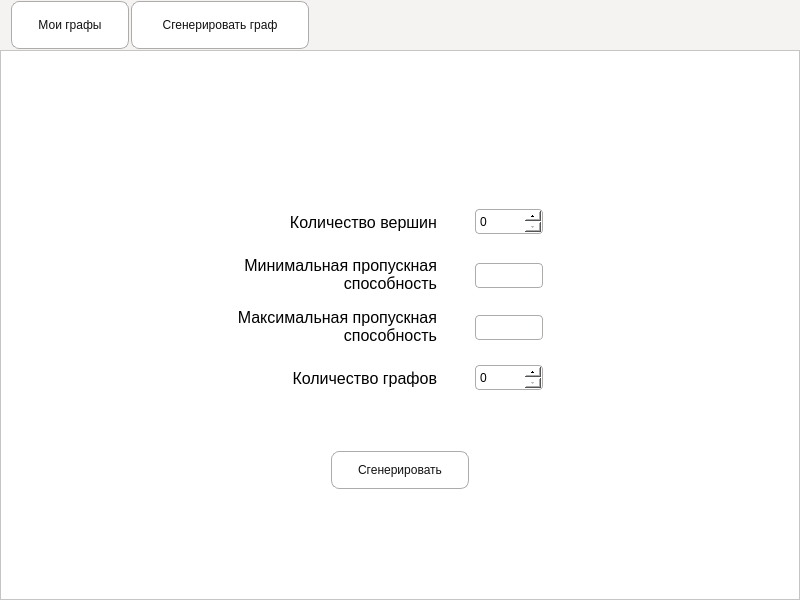
<?xml version="1.0" encoding="UTF-8"?>
<ui version="4.0">
 <class>main_window</class>
 <widget class="QWidget" name="main_window">
  <property name="geometry">
   <rect>
    <x>0</x>
    <y>0</y>
    <width>800</width>
    <height>600</height>
   </rect>
  </property>
  <property name="minimumSize">
   <size>
    <width>800</width>
    <height>600</height>
   </size>
  </property>
  <property name="maximumSize">
   <size>
    <width>800</width>
    <height>600</height>
   </size>
  </property>
  <property name="windowTitle">
   <string>Генерация графов</string>
  </property>
  <property name="styleSheet">
   <string notr="true">QMainWindow{
	background-color: rgb(245, 242, 242);
}

QWidget{
	background-color: rgb(245, 242, 242)
}

QFrame{
	border-color: rgb(245, 242, 242);
background-color: rgb(255, 255, 255);
}

QTableWidget{
	border: none
}

QPushButton{
	color: rgb(17,17,17);
	border-width: 1px;
	border-radius: 8px;
	border-color: rgb(174, 171, 171);
	border-style: solid;
	background-color: rgb(255, 255, 255);
	margin: 1px;
	padding: 4px;
}

QPushButton:hover{
	color: rgb(17,17,17);
	border-width: 1px;
	border-radius: 8px;
	border-color: rgb(174, 171, 171);
	border-style: solid;
	background-color: rgb(249, 247, 247);
	margin: 1px;
	padding: 2px;
}

QLineEdit{
	border-width: 1px;
	border-radius: 4px;
	border-style: solid;
	border-color: rgb(174, 171, 171);
	margin: 1px;
	padding: 2px;
	background-color: rgb(255, 255, 255);
}


QTextEdit{
	border-width: 1px;
	border-radius: 4px;
	border-style: solid;
	border-color: rgb(174, 171, 171);
	margin: 1px;
	padding: 2px;
	background-color: rgb(255, 255, 255);
}


QSpinBox{
	border-width: 1px;
	border-radius: 4px;
	border-style: solid;
	border-color: rgb(174, 171, 171);
	margin: 1px;
	padding: 2px;
	background-color: rgb(255, 255, 255);
}

QSpinBox::up-button, QSpinBox::down-button { 
	width: 16px; 
}

</string>
  </property>
  <widget class="QPushButton" name="my_folders_btn">
   <property name="geometry">
    <rect>
     <x>10</x>
     <y>0</y>
     <width>120</width>
     <height>50</height>
    </rect>
   </property>
   <property name="minimumSize">
    <size>
     <width>120</width>
     <height>50</height>
    </size>
   </property>
   <property name="maximumSize">
    <size>
     <width>120</width>
     <height>50</height>
    </size>
   </property>
   <property name="text">
    <string>Мои графы</string>
   </property>
  </widget>
  <widget class="QPushButton" name="generation_btn">
   <property name="geometry">
    <rect>
     <x>130</x>
     <y>0</y>
     <width>180</width>
     <height>50</height>
    </rect>
   </property>
   <property name="minimumSize">
    <size>
     <width>180</width>
     <height>50</height>
    </size>
   </property>
   <property name="maximumSize">
    <size>
     <width>180</width>
     <height>50</height>
    </size>
   </property>
   <property name="text">
    <string>Сгенерировать граф</string>
   </property>
  </widget>
  <widget class="QFrame" name="my_folders_frame">
   <property name="geometry">
    <rect>
     <x>0</x>
     <y>50</y>
     <width>800</width>
     <height>550</height>
    </rect>
   </property>
   <property name="styleSheet">
    <string notr="true"/>
   </property>
   <property name="frameShape">
    <enum>QFrame::StyledPanel</enum>
   </property>
   <property name="frameShadow">
    <enum>QFrame::Raised</enum>
   </property>
   <widget class="QPushButton" name="create_folder_btn">
    <property name="geometry">
     <rect>
      <x>600</x>
      <y>30</y>
      <width>140</width>
      <height>40</height>
     </rect>
    </property>
    <property name="styleSheet">
     <string notr="true"/>
    </property>
    <property name="text">
     <string>Создать папку</string>
    </property>
   </widget>
   <widget class="QTableWidget" name="tableWidget">
    <property name="geometry">
     <rect>
      <x>30</x>
      <y>90</y>
      <width>740</width>
      <height>430</height>
     </rect>
    </property>
    <property name="minimumSize">
     <size>
      <width>740</width>
      <height>420</height>
     </size>
    </property>
    <property name="maximumSize">
     <size>
      <width>740</width>
      <height>450</height>
     </size>
    </property>
    <property name="verticalScrollMode">
     <enum>QAbstractItemView::ScrollPerPixel</enum>
    </property>
    <property name="horizontalScrollMode">
     <enum>QAbstractItemView::ScrollPerPixel</enum>
    </property>
    <property name="showGrid">
     <bool>true</bool>
    </property>
    <property name="gridStyle">
     <enum>Qt::DotLine</enum>
    </property>
    <property name="rowCount">
     <number>1</number>
    </property>
    <property name="columnCount">
     <number>4</number>
    </property>
    <attribute name="horizontalHeaderVisible">
     <bool>false</bool>
    </attribute>
    <attribute name="horizontalHeaderCascadingSectionResizes">
     <bool>false</bool>
    </attribute>
    <attribute name="horizontalHeaderDefaultSectionSize">
     <number>180</number>
    </attribute>
    <attribute name="horizontalHeaderHighlightSections">
     <bool>false</bool>
    </attribute>
    <attribute name="horizontalHeaderMinimumSectionSize">
     <number>180</number>
    </attribute>
    <attribute name="verticalHeaderVisible">
     <bool>false</bool>
    </attribute>
    <attribute name="verticalHeaderDefaultSectionSize">
     <number>180</number>
    </attribute>
    <attribute name="verticalHeaderHighlightSections">
     <bool>false</bool>
    </attribute>
    <attribute name="verticalHeaderMinimumSectionSize">
     <number>180</number>
    </attribute>
    <row/>
    <column/>
    <column/>
    <column/>
    <column/>
   </widget>
  </widget>
  <widget class="QFrame" name="generation_frame">
   <property name="geometry">
    <rect>
     <x>0</x>
     <y>50</y>
     <width>800</width>
     <height>550</height>
    </rect>
   </property>
   <property name="styleSheet">
    <string notr="true">background-color: rgb(255, 255, 255);</string>
   </property>
   <property name="frameShape">
    <enum>QFrame::StyledPanel</enum>
   </property>
   <property name="frameShadow">
    <enum>QFrame::Raised</enum>
   </property>
   <widget class="QWidget" name="gridLayoutWidget">
    <property name="geometry">
     <rect>
      <x>180</x>
      <y>140</y>
      <width>401</width>
      <height>221</height>
     </rect>
    </property>
    <layout class="QGridLayout" name="gridLayout" rowstretch="0,0,0,0">
     <property name="sizeConstraint">
      <enum>QLayout::SetNoConstraint</enum>
     </property>
     <property name="spacing">
      <number>0</number>
     </property>
     <item row="0" column="0">
      <widget class="QLabel" name="label_nodes_num">
       <property name="sizePolicy">
        <sizepolicy hsizetype="Fixed" vsizetype="Fixed">
         <horstretch>0</horstretch>
         <verstretch>0</verstretch>
        </sizepolicy>
       </property>
       <property name="minimumSize">
        <size>
         <width>220</width>
         <height>40</height>
        </size>
       </property>
       <property name="maximumSize">
        <size>
         <width>220</width>
         <height>40</height>
        </size>
       </property>
       <property name="font">
        <font>
         <family>MS Shell Dlg 2</family>
         <pointsize>12</pointsize>
        </font>
       </property>
       <property name="layoutDirection">
        <enum>Qt::LeftToRight</enum>
       </property>
       <property name="text">
        <string>Количество вершин</string>
       </property>
       <property name="alignment">
        <set>Qt::AlignRight|Qt::AlignTrailing|Qt::AlignVCenter</set>
       </property>
       <property name="wordWrap">
        <bool>true</bool>
       </property>
       <property name="margin">
        <number>3</number>
       </property>
      </widget>
     </item>
     <item row="3" column="1">
      <widget class="QSpinBox" name="graph_num">
       <property name="sizePolicy">
        <sizepolicy hsizetype="Fixed" vsizetype="Fixed">
         <horstretch>0</horstretch>
         <verstretch>0</verstretch>
        </sizepolicy>
       </property>
       <property name="minimumSize">
        <size>
         <width>70</width>
         <height>27</height>
        </size>
       </property>
      </widget>
     </item>
     <item row="1" column="0">
      <widget class="QLabel" name="label_min_troughput">
       <property name="sizePolicy">
        <sizepolicy hsizetype="Fixed" vsizetype="Fixed">
         <horstretch>0</horstretch>
         <verstretch>0</verstretch>
        </sizepolicy>
       </property>
       <property name="minimumSize">
        <size>
         <width>220</width>
         <height>40</height>
        </size>
       </property>
       <property name="maximumSize">
        <size>
         <width>220</width>
         <height>40</height>
        </size>
       </property>
       <property name="font">
        <font>
         <family>MS Shell Dlg 2</family>
         <pointsize>12</pointsize>
        </font>
       </property>
       <property name="layoutDirection">
        <enum>Qt::LeftToRight</enum>
       </property>
       <property name="text">
        <string>Минимальная пропускная способность</string>
       </property>
       <property name="alignment">
        <set>Qt::AlignRight|Qt::AlignTrailing|Qt::AlignVCenter</set>
       </property>
       <property name="wordWrap">
        <bool>true</bool>
       </property>
       <property name="margin">
        <number>3</number>
       </property>
      </widget>
     </item>
     <item row="3" column="0">
      <widget class="QLabel" name="label_graph_num">
       <property name="sizePolicy">
        <sizepolicy hsizetype="Fixed" vsizetype="Fixed">
         <horstretch>0</horstretch>
         <verstretch>0</verstretch>
        </sizepolicy>
       </property>
       <property name="minimumSize">
        <size>
         <width>220</width>
         <height>40</height>
        </size>
       </property>
       <property name="maximumSize">
        <size>
         <width>220</width>
         <height>40</height>
        </size>
       </property>
       <property name="font">
        <font>
         <family>MS Shell Dlg 2</family>
         <pointsize>12</pointsize>
        </font>
       </property>
       <property name="layoutDirection">
        <enum>Qt::LeftToRight</enum>
       </property>
       <property name="text">
        <string>Количество графов</string>
       </property>
       <property name="alignment">
        <set>Qt::AlignRight|Qt::AlignTrailing|Qt::AlignVCenter</set>
       </property>
       <property name="wordWrap">
        <bool>true</bool>
       </property>
       <property name="margin">
        <number>3</number>
       </property>
      </widget>
     </item>
     <item row="0" column="1">
      <widget class="QSpinBox" name="nodes_num">
       <property name="sizePolicy">
        <sizepolicy hsizetype="Fixed" vsizetype="Fixed">
         <horstretch>0</horstretch>
         <verstretch>0</verstretch>
        </sizepolicy>
       </property>
       <property name="minimumSize">
        <size>
         <width>70</width>
         <height>27</height>
        </size>
       </property>
      </widget>
     </item>
     <item row="2" column="0">
      <widget class="QLabel" name="label_max_throughput">
       <property name="sizePolicy">
        <sizepolicy hsizetype="Fixed" vsizetype="Fixed">
         <horstretch>0</horstretch>
         <verstretch>0</verstretch>
        </sizepolicy>
       </property>
       <property name="minimumSize">
        <size>
         <width>220</width>
         <height>40</height>
        </size>
       </property>
       <property name="maximumSize">
        <size>
         <width>220</width>
         <height>40</height>
        </size>
       </property>
       <property name="font">
        <font>
         <family>MS Shell Dlg 2</family>
         <pointsize>12</pointsize>
        </font>
       </property>
       <property name="layoutDirection">
        <enum>Qt::LeftToRight</enum>
       </property>
       <property name="text">
        <string>Максимальная пропускная способность</string>
       </property>
       <property name="alignment">
        <set>Qt::AlignRight|Qt::AlignTrailing|Qt::AlignVCenter</set>
       </property>
       <property name="wordWrap">
        <bool>true</bool>
       </property>
       <property name="margin">
        <number>3</number>
       </property>
      </widget>
     </item>
     <item row="1" column="1">
      <widget class="QLineEdit" name="min_troughput">
       <property name="sizePolicy">
        <sizepolicy hsizetype="Fixed" vsizetype="Fixed">
         <horstretch>0</horstretch>
         <verstretch>0</verstretch>
        </sizepolicy>
       </property>
       <property name="minimumSize">
        <size>
         <width>70</width>
         <height>27</height>
        </size>
       </property>
       <property name="maximumSize">
        <size>
         <width>60</width>
         <height>23</height>
        </size>
       </property>
      </widget>
     </item>
     <item row="2" column="1">
      <widget class="QLineEdit" name="max_troughput">
       <property name="sizePolicy">
        <sizepolicy hsizetype="Fixed" vsizetype="Fixed">
         <horstretch>0</horstretch>
         <verstretch>0</verstretch>
        </sizepolicy>
       </property>
       <property name="minimumSize">
        <size>
         <width>70</width>
         <height>27</height>
        </size>
       </property>
       <property name="maximumSize">
        <size>
         <width>60</width>
         <height>23</height>
        </size>
       </property>
      </widget>
     </item>
    </layout>
   </widget>
   <widget class="QPushButton" name="generate_graph_btn">
    <property name="geometry">
     <rect>
      <x>330</x>
      <y>400</y>
      <width>140</width>
      <height>40</height>
     </rect>
    </property>
    <property name="minimumSize">
     <size>
      <width>100</width>
      <height>20</height>
     </size>
    </property>
    <property name="maximumSize">
     <size>
      <width>180</width>
      <height>50</height>
     </size>
    </property>
    <property name="text">
     <string>Сгенерировать</string>
    </property>
   </widget>
  </widget>
  <widget class="QFrame" name="graph_frame">
   <property name="geometry">
    <rect>
     <x>0</x>
     <y>50</y>
     <width>800</width>
     <height>550</height>
    </rect>
   </property>
   <property name="frameShape">
    <enum>QFrame::StyledPanel</enum>
   </property>
   <property name="frameShadow">
    <enum>QFrame::Raised</enum>
   </property>
   <widget class="QTextEdit" name="textEdit">
    <property name="geometry">
     <rect>
      <x>480</x>
      <y>50</y>
      <width>300</width>
      <height>300</height>
     </rect>
    </property>
   </widget>
   <widget class="QTableWidget" name="tableWidget_2">
    <property name="enabled">
     <bool>true</bool>
    </property>
    <property name="geometry">
     <rect>
      <x>20</x>
      <y>50</y>
      <width>450</width>
      <height>450</height>
     </rect>
    </property>
    <property name="maximumSize">
     <size>
      <width>450</width>
      <height>450</height>
     </size>
    </property>
    <property name="font">
     <font>
      <pointsize>8</pointsize>
     </font>
    </property>
    <property name="frameShape">
     <enum>QFrame::HLine</enum>
    </property>
    <property name="frameShadow">
     <enum>QFrame::Plain</enum>
    </property>
    <property name="selectionMode">
     <enum>QAbstractItemView::ExtendedSelection</enum>
    </property>
    <property name="verticalScrollMode">
     <enum>QAbstractItemView::ScrollPerPixel</enum>
    </property>
    <property name="horizontalScrollMode">
     <enum>QAbstractItemView::ScrollPerPixel</enum>
    </property>
    <property name="gridStyle">
     <enum>Qt::SolidLine</enum>
    </property>
    <property name="wordWrap">
     <bool>true</bool>
    </property>
    <property name="cornerButtonEnabled">
     <bool>true</bool>
    </property>
    <property name="rowCount">
     <number>13</number>
    </property>
    <property name="columnCount">
     <number>13</number>
    </property>
    <attribute name="horizontalHeaderVisible">
     <bool>true</bool>
    </attribute>
    <attribute name="horizontalHeaderCascadingSectionResizes">
     <bool>false</bool>
    </attribute>
    <attribute name="horizontalHeaderDefaultSectionSize">
     <number>32</number>
    </attribute>
    <attribute name="horizontalHeaderHighlightSections">
     <bool>false</bool>
    </attribute>
    <attribute name="horizontalHeaderMinimumSectionSize">
     <number>20</number>
    </attribute>
    <attribute name="horizontalHeaderShowSortIndicator" stdset="0">
     <bool>false</bool>
    </attribute>
    <attribute name="verticalHeaderVisible">
     <bool>true</bool>
    </attribute>
    <attribute name="verticalHeaderDefaultSectionSize">
     <number>32</number>
    </attribute>
    <attribute name="verticalHeaderMinimumSectionSize">
     <number>20</number>
    </attribute>
    <attribute name="verticalHeaderShowSortIndicator" stdset="0">
     <bool>false</bool>
    </attribute>
    <attribute name="verticalHeaderStretchLastSection">
     <bool>false</bool>
    </attribute>
    <row/>
    <row/>
    <row/>
    <row/>
    <row/>
    <row/>
    <row/>
    <row/>
    <row/>
    <row/>
    <row/>
    <row/>
    <row/>
    <column/>
    <column/>
    <column/>
    <column/>
    <column/>
    <column/>
    <column/>
    <column/>
    <column/>
    <column/>
    <column/>
    <column/>
    <column/>
    <item row="0" column="0">
     <property name="text">
      <string/>
     </property>
     <property name="font">
      <font>
       <pointsize>10</pointsize>
      </font>
     </property>
     <property name="textAlignment">
      <set>AlignCenter</set>
     </property>
     <property name="flags">
      <set>NoItemFlags</set>
     </property>
    </item>
    <item row="1" column="1">
     <property name="text">
      <string/>
     </property>
     <property name="textAlignment">
      <set>AlignCenter</set>
     </property>
    </item>
    <item row="2" column="2">
     <property name="text">
      <string/>
     </property>
    </item>
    <item row="2" column="3">
     <property name="text">
      <string/>
     </property>
    </item>
    <item row="3" column="1">
     <property name="text">
      <string/>
     </property>
    </item>
    <item row="5" column="2">
     <property name="text">
      <string/>
     </property>
    </item>
   </widget>
   <widget class="QPushButton" name="close_graph_frame_btn">
    <property name="geometry">
     <rect>
      <x>505</x>
      <y>435</y>
      <width>250</width>
      <height>35</height>
     </rect>
    </property>
    <property name="minimumSize">
     <size>
      <width>0</width>
      <height>0</height>
     </size>
    </property>
    <property name="maximumSize">
     <size>
      <width>300</width>
      <height>50</height>
     </size>
    </property>
    <property name="text">
     <string>Закрыть</string>
    </property>
   </widget>
   <widget class="QPushButton" name="save_graph_btn">
    <property name="geometry">
     <rect>
      <x>635</x>
      <y>390</y>
      <width>120</width>
      <height>35</height>
     </rect>
    </property>
    <property name="minimumSize">
     <size>
      <width>0</width>
      <height>0</height>
     </size>
    </property>
    <property name="maximumSize">
     <size>
      <width>300</width>
      <height>50</height>
     </size>
    </property>
    <property name="text">
     <string>Скачать граф</string>
    </property>
   </widget>
   <widget class="QPushButton" name="add_graph_btn">
    <property name="geometry">
     <rect>
      <x>505</x>
      <y>390</y>
      <width>120</width>
      <height>35</height>
     </rect>
    </property>
    <property name="minimumSize">
     <size>
      <width>0</width>
      <height>0</height>
     </size>
    </property>
    <property name="maximumSize">
     <size>
      <width>120</width>
      <height>50</height>
     </size>
    </property>
    <property name="text">
     <string>Сохранить граф</string>
    </property>
   </widget>
  </widget>
  <zorder>my_folders_btn</zorder>
  <zorder>generation_btn</zorder>
  <zorder>graph_frame</zorder>
  <zorder>my_folders_frame</zorder>
  <zorder>generation_frame</zorder>
 </widget>
 <resources/>
 <connections/>
</ui>
